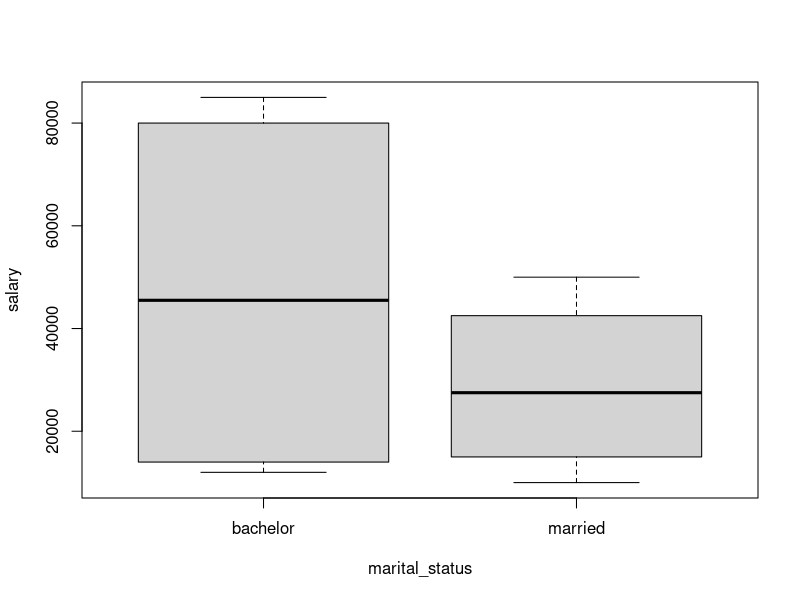

Generate this figure with R:

empid = seq(101, 110)
empid
salary = c(10000, 15000, 12000, 14000, 20000, 35000, 80000, 76000, 85000, 50000)
salary
marital_status = c('married', 'bachelor', 'bachelor', 'bachelor', 'married', 'married', 'bachelor', 'bachelor', 'bachelor', 'married')
marital_status
frame = data.frame(empid, salary, marital_status)
frame
boxplot(salary ~ marital_status, data = frame)
